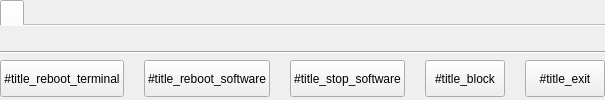
                    <widget class="QWidget" name="wServiceMenuPage">
                        <layout class="QGridLayout" name="gridLayout">
                            <property name="leftMargin">
                                <number>0</number>
                            </property>
                            <property name="topMargin">
                                <number>0</number>
                            </property>
                            <property name="rightMargin">
                                <number>0</number>
                            </property>
                            <property name="bottomMargin">
                                <number>0</number>
                            </property>
                            <item row="3" column="0">
                                <widget class="QWidget" name="wServiceActions" native="true">
                                    <property name="minimumSize">
                                        <size>
                                            <width>0</width>
                                            <height>40</height>
                                        </size>
                                    </property>
                                    <layout class="QGridLayout" name="gridLayout_2">
                                        <property name="leftMargin">
                                            <number>0</number>
                                        </property>
                                        <property name="topMargin">
                                            <number>0</number>
                                        </property>
                                        <property name="rightMargin">
                                            <number>0</number>
                                        </property>
                                        <property name="bottomMargin">
                                            <number>0</number>
                                        </property>
                                        <property name="spacing">
                                            <number>0</number>
                                        </property>
                                        <item row="0" column="0">
                                            <layout class="QHBoxLayout" name="horizontalLayout">
                                                <property name="spacing">
                                                    <number>20</number>
                                                </property>
                                                <property name="leftMargin">
                                                    <number>0</number>
                                                </property>
                                                <property name="rightMargin">
                                                    <number>0</number>
                                                </property>
                                                <property name="bottomMargin">
                                                    <number>3</number>
                                                </property>
                                                <item>
                                                    <widget class="QPushButton"
                                                        name="btnRebootTerminal">
                                                        <property name="sizePolicy">
                                                            <sizepolicy hsizetype="Preferred"
                                                                vsizetype="Preferred">
                                                                <horstretch>0</horstretch>
                                                                <verstretch>0</verstretch>
                                                            </sizepolicy>
                                                        </property>
                                                        <property name="text">
                                                            <string>#title_reboot_terminal</string>
                                                        </property>
                                                    </widget>
                                                </item>
                                                <item>
                                                    <widget class="QPushButton"
                                                        name="btnRebootApplication">
                                                        <property name="sizePolicy">
                                                            <sizepolicy hsizetype="Preferred"
                                                                vsizetype="Preferred">
                                                                <horstretch>0</horstretch>
                                                                <verstretch>0</verstretch>
                                                            </sizepolicy>
                                                        </property>
                                                        <property name="text">
                                                            <string>#title_reboot_software</string>
                                                        </property>
                                                    </widget>
                                                </item>
                                                <item>
                                                    <widget class="QPushButton"
                                                        name="btnStopApplication">
                                                        <property name="sizePolicy">
                                                            <sizepolicy hsizetype="Preferred"
                                                                vsizetype="Preferred">
                                                                <horstretch>0</horstretch>
                                                                <verstretch>0</verstretch>
                                                            </sizepolicy>
                                                        </property>
                                                        <property name="text">
                                                            <string>#title_stop_software</string>
                                                        </property>
                                                    </widget>
                                                </item>
                                                <item>
                                                    <widget class="QPushButton" name="btnToggleLock">
                                                        <property name="sizePolicy">
                                                            <sizepolicy hsizetype="Preferred"
                                                                vsizetype="Preferred">
                                                                <horstretch>0</horstretch>
                                                                <verstretch>0</verstretch>
                                                            </sizepolicy>
                                                        </property>
                                                        <property name="text">
                                                            <string notr="true">#title_block</string>
                                                        </property>
                                                    </widget>
                                                </item>
                                                <item>
                                                    <widget class="QPushButton"
                                                        name="btnCloseServiceMenu">
                                                        <property name="sizePolicy">
                                                            <sizepolicy hsizetype="Preferred"
                                                                vsizetype="Preferred">
                                                                <horstretch>0</horstretch>
                                                                <verstretch>0</verstretch>
                                                            </sizepolicy>
                                                        </property>
                                                        <property name="text">
                                                            <string>#title_exit</string>
                                                        </property>
                                                    </widget>
                                                </item>
                                            </layout>
                                        </item>
                                    </layout>
                                </widget>
                            </item>
                            <item row="1" column="0">
                                <widget class="QTabWidget" name="twServiceScreens">
                                    <property name="minimumSize">
                                        <size>
                                            <width>0</width>
                                            <height>0</height>
                                        </size>
                                    </property>
                                    <property name="maximumSize">
                                        <size>
                                            <width>16777215</width>
                                            <height>16777215</height>
                                        </size>
                                    </property>
                                    <property name="tabPosition">
                                        <enum>QTabWidget::North</enum>
                                    </property>
                                    <property name="currentIndex">
                                        <number>0</number>
                                    </property>
                                    <property name="documentMode">
                                        <bool>true</bool>
                                    </property>
                                    <property name="tabsClosable">
                                        <bool>false</bool>
                                    </property>
                                    <property name="movable">
                                        <bool>false</bool>
                                    </property>
                                    <widget class="QWidget" name="tab">
                                        <property name="maximumSize">
                                            <size>
                                                <width>1000</width>
                                                <height>600</height>
                                            </size>
                                        </property>
                                        <attribute name="title">
                                            <string />
                                        </attribute>
                                    </widget>
                                </widget>
                            </item>
                            <item row="2" column="0">
                                <widget class="Line" name="line">
                                    <property name="orientation">
                                        <enum>Qt::Horizontal</enum>
                                    </property>
                                </widget>
                            </item>
                        </layout>
                    </widget>
